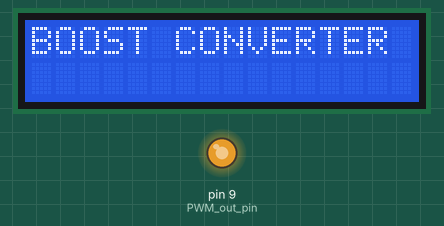
Recording of a sketch running on a simulated Arduino Uno, built with avr-gcc and run on an emulated ATmega328P. On the bench: 16×2 character LCD, output pins drawn as LEDs (lit = HIGH).

Above: at 0.1 s.
At 6.1 s:
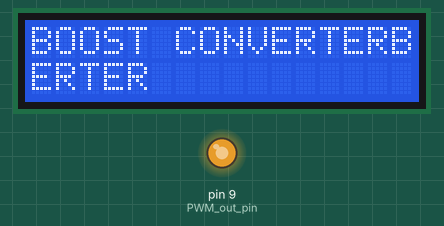
At 15.1 s:
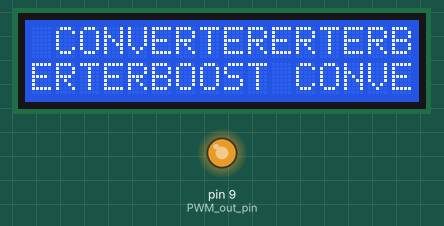
At 33.1 s:
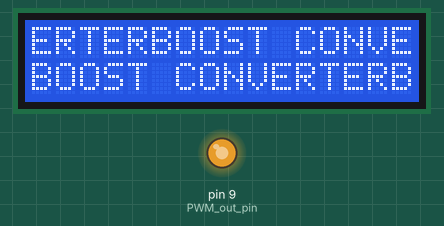
Timing chart, 0 to 34.6 s (numbered marks = the images above):
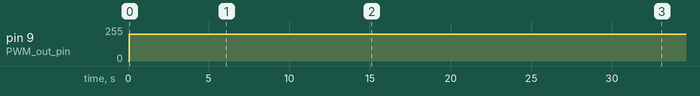

Measured:
- by itself, pin 9 (PWM_out_pin): 0/255 → 200/255 at 0.06 s
- what the display in image 1 shows lasts 3.0 s, from 6.1 s to 9.1 s

The sketch:

boost_converter.ino
```cpp
#include <LiquidCrystal.h>
LiquidCrystal lcd (13,12,8,7,4,2);
//13-rs,12-en,8-D4,7-D5,4-D6,2-D7

int PWM_out_pin = 9; // Must be one of 3, 5, 6, 9, 10, or 11
// for Arduino Uno
void setup()
{
  lcd.begin (16,2); //16 char 2 row.16*2 lcd

pinMode(PWM_out_pin, OUTPUT);
}
void loop()
{

//  lcd.setCursor(0,0);
  lcd.print("BOOST CONVERTER");
  byte PWM_out_level;
  PWM_out_level = 200;
  analogWrite( PWM_out_pin, PWM_out_level);
  delay(3000);
}
```
